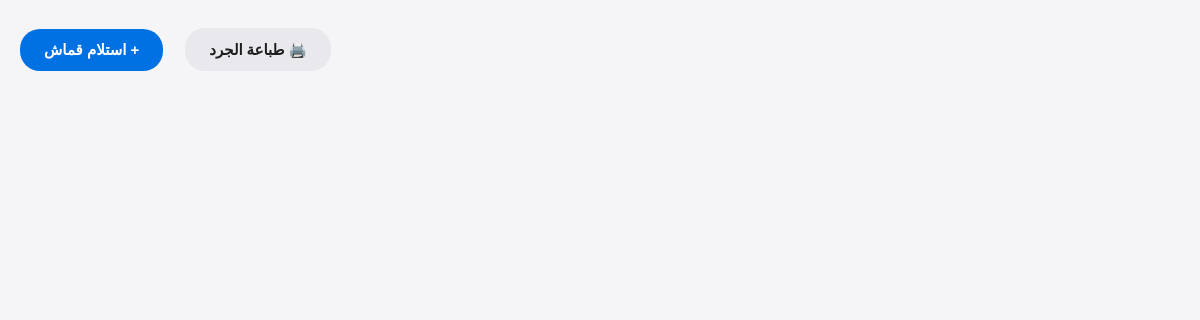
Before: /warehouse/ with the older database file.
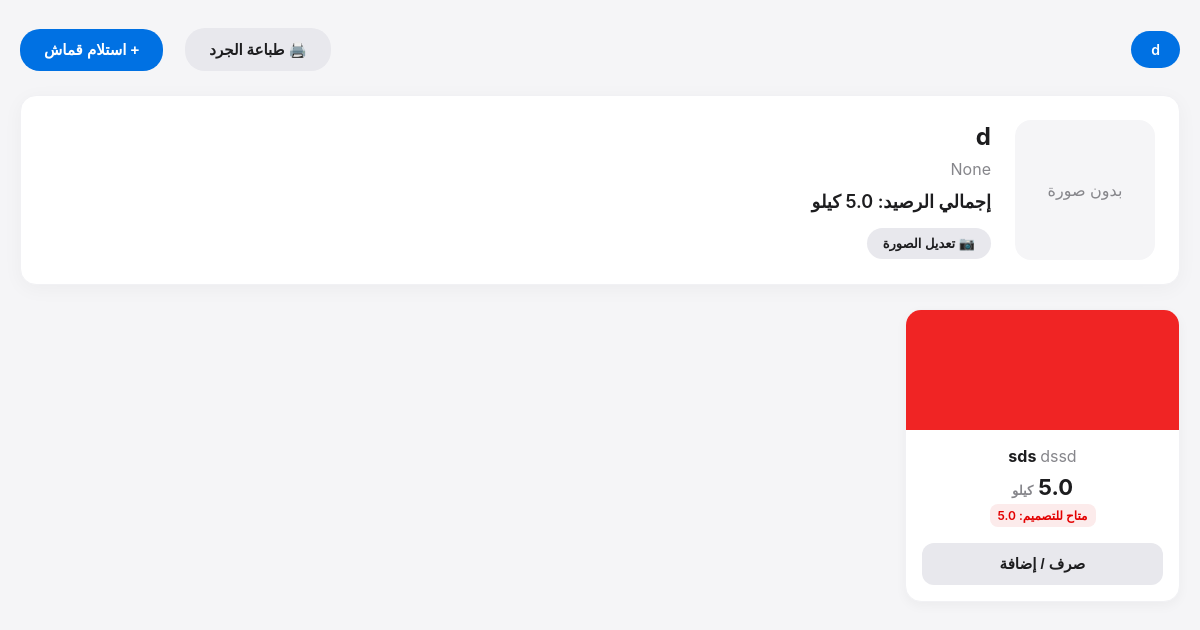
After: the same page with the newer database file.
### app/models.py (models this page shows)
class Fabric(db.Model):
    id = db.Column(db.Integer, primary_key=True)
    name = db.Column(db.String(100), nullable=False)
    description = db.Column(db.Text, nullable=True)
    unit = db.Column(db.String(20), nullable=False)
    image_url = db.Column(db.String(200), nullable=True)
    supplier_id = db.Column(db.Integer, db.ForeignKey('supplier.id'), nullable=True)
    supplier = db.relationship('Supplier', backref='fabrics', lazy=True)
    colors = db.relationship('FabricColor', backref='fabric', lazy=True)
    is_deleted = db.Column(db.Boolean, default=False)

class FabricColor(db.Model):
    id = db.Column(db.Integer, primary_key=True)
    fabric_id = db.Column(db.Integer, db.ForeignKey('fabric.id'), nullable=False)
    color_code = db.Column(db.String(50), nullable=False)
    color_name = db.Column(db.String(50), nullable=True)
    hex_code = db.Column(db.String(7), nullable=True)
    price_per_unit = db.Column(db.Float, default=0.0)
    quantity = db.Column(db.Float, default=0.0)
    reserved_quantity = db.Column(db.Float, default=0.0)
    is_deleted = db.Column(db.Boolean, default=False)

### app/warehouse/routes.py (the view)
@warehouse_bp.route('/')
def index():
    fabrics = Fabric.query.all()
    suppliers = Supplier.query.all()
    selected_fabric_id = request.args.get('fabric_id', type=int)
    selected_fabric = None
    if selected_fabric_id:
        selected_fabric = Fabric.query.get(selected_fabric_id)
    elif fabrics:
        selected_fabric = fabrics[0]
    return render_template('warehouse/index.html', fabrics=fabrics, selected_fabric=selected_fabric, suppliers=suppliers)

### app/templates/warehouse/index.html (shortened to what this page needs)
{% extends 'base.html' %}
{% block content %}
<div class="fabric-tabs">
    {% for f in fabrics %}
        <a href="?fabric_id={{ f.id }}" class="fabric-tab {% if selected_fabric and selected_fabric.id == f.id %}active{% endif %}">{{ f.name }}</a>
    {% endfor %}
    <a href="/warehouse/print_inventory" target="_blank" class="apple-btn btn-gray" style="margin-left: 10px;">🖨️ طباعة الجرد</a>
    <button class="apple-btn btn-blue" onclick="openModal('addModal')">+ استلام قماش</button>
</div>
{% if selected_fabric %}
<div class="apple-card" style="display: flex; gap: 24px; align-items: center;">
    {% if selected_fabric.image_url %}
        <img src="{{ selected_fabric.image_url }}" alt="صورة القماش" style="width: 140px; height: 140px; border-radius: 16px; object-fit: cover;">
    {% else %}
        <div style="width: 140px; height: 140px; border-radius: 16px; background: #f5f5f7; display: flex; align-items: center; justify-content: center; color: #86868b;">بدون صورة</div>
    {% endif %}
    <div>
        <h2 style="margin: 0 0 8px 0; color: #1d1d1f;">{{ selected_fabric.name }}</h2>
        <p style="color: #86868b; margin: 0 0 12px 0;">{{ selected_fabric.description }}</p>
        <div style="font-size: 18px; font-weight: 600; color: #1d1d1f; margin-bottom: 16px;">إجمالي الرصيد: {{ selected_fabric.colors | sum(attribute='quantity') }} {{ selected_fabric.unit }}</div>
        <button class="apple-btn btn-gray" onclick="openModal('editFabricModal')" style="padding: 8px 16px; font-size: 13px;">📷 تعديل الصورة</button>
    </div>
</div>
<div class="colors-grid">
    {% for color in selected_fabric.colors %}
    <div class="color-card">
        <div class="color-box" style="background-color: {{ color.hex_code if color.hex_code else '#f5f5f7' }}; cursor: pointer;" onclick="navigator.clipboard.writeText('{{ color.hex_code }}').then(() => alert('تم نسخ الكود: {{ color.hex_code }}'));" title="اضغط لنسخ كود اللون"></div>
        <div class="color-details">
            <h4 style="margin: 0 0 8px 0; color: #1d1d1f;">{{ color.color_code }} <span style="font-weight: normal; color: #86868b;">{{ color.color_name or '' }}</span></h4>
            <div style="font-size: 22px; font-weight: 700; margin-bottom: 4px;">{{ color.quantity }} <span style="font-size: 13px; color: #86868b;">{{ selected_fabric.unit }}</span></div>
            <div style="font-size: 12px; font-weight: 600; color: #e30000; margin-bottom: 16px; background: #fcebeb; padding: 4px 8px; border-radius: 8px; display: inline-block;">متاح للتصميم: {{ color.quantity - color.reserved_quantity }}</div>
            <button class="apple-btn btn-gray" style="width: 100%; border-radius: 12px;" onclick="openTransactionModal({{ color.id }}, '{{ color.color_code }}')">صرف / إضافة</button>
        </div>
    </div>
    {% endfor %}
</div>
{% endif %}
{% endblock %}

Changed rows visible on the page:
added Fabric: name "d", description "None", unit "كيلو"
added FabricColor: color_code "sds", color_name "dssd", quantity "5.0", color.quantity-color.reserved_quantity "5.0"
Other visible differences:
{{ selected_fabric.colors | sum(attribute='quantity') }}: (not shown) → "5.0"
text now shown: "بدون صورة إجمالي الرصيد: 📷 تعديل الصورة"
